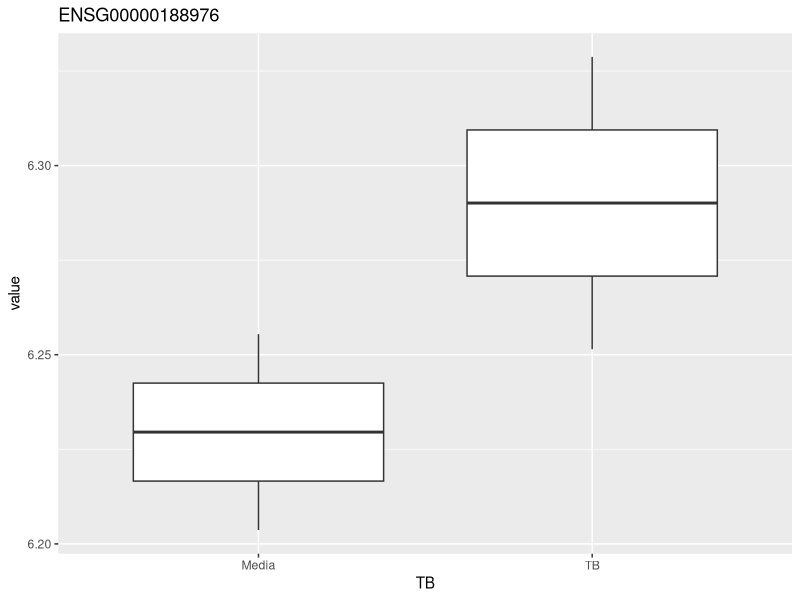
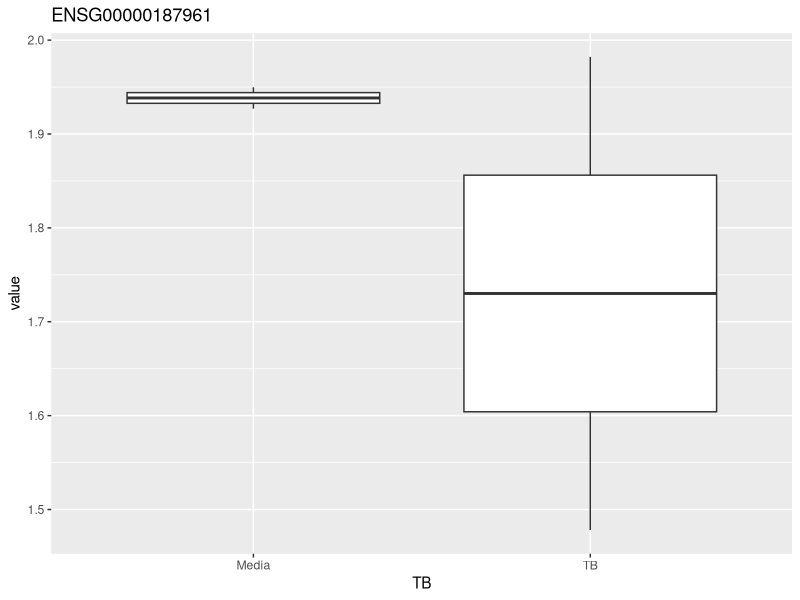
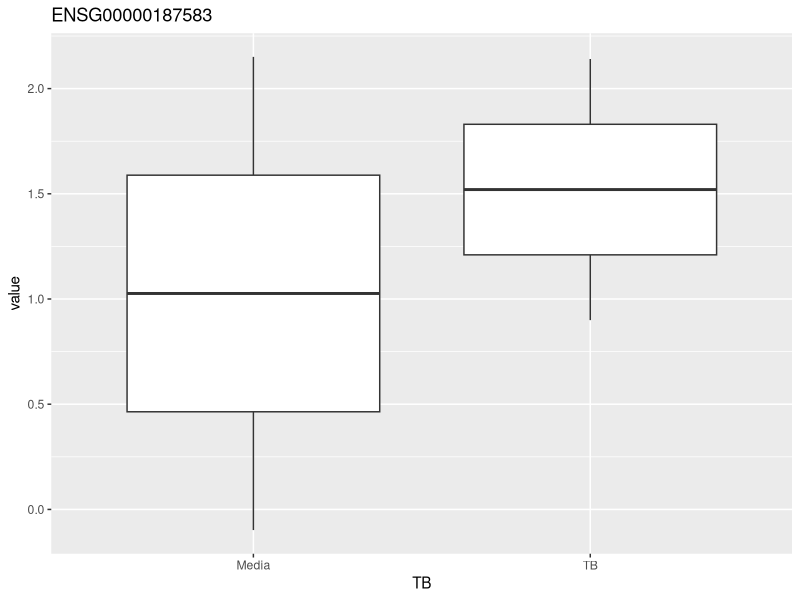
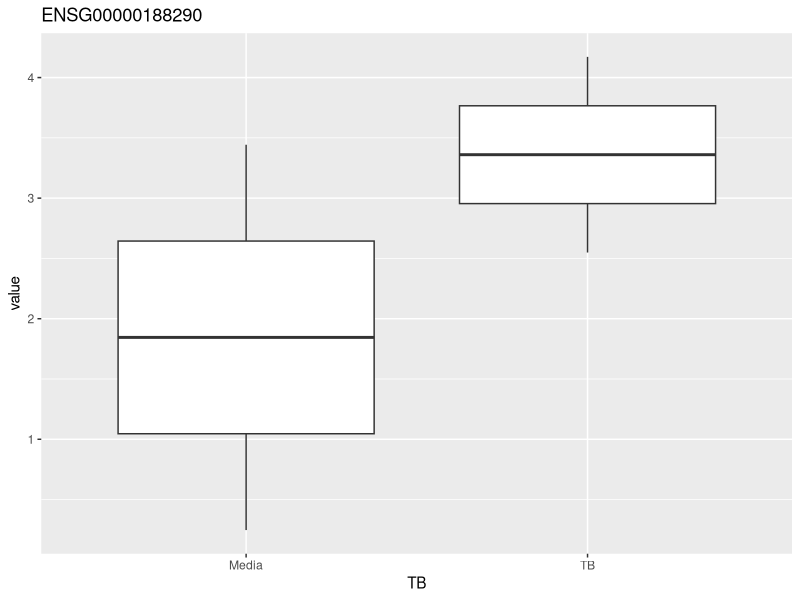
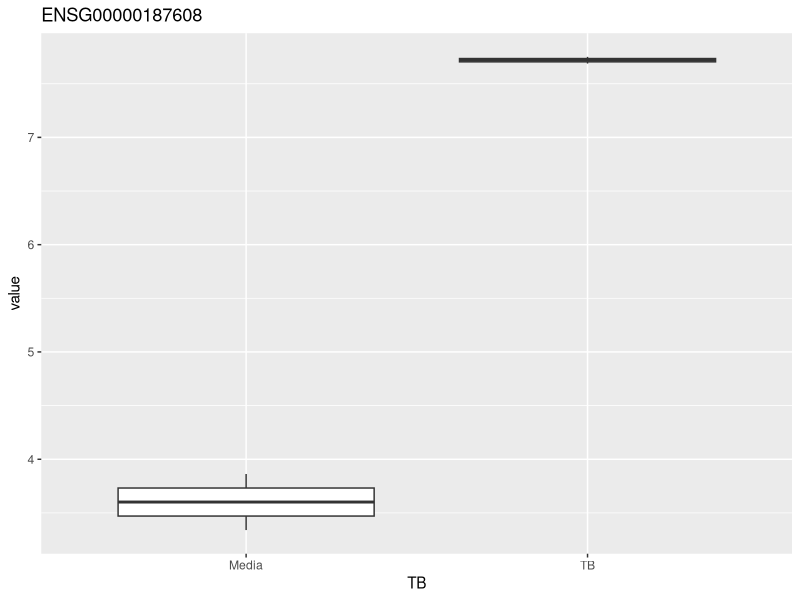
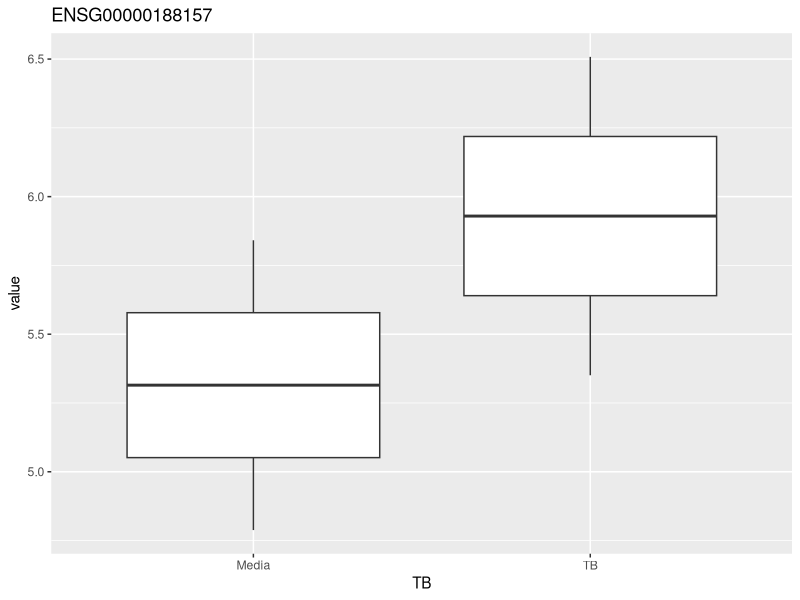
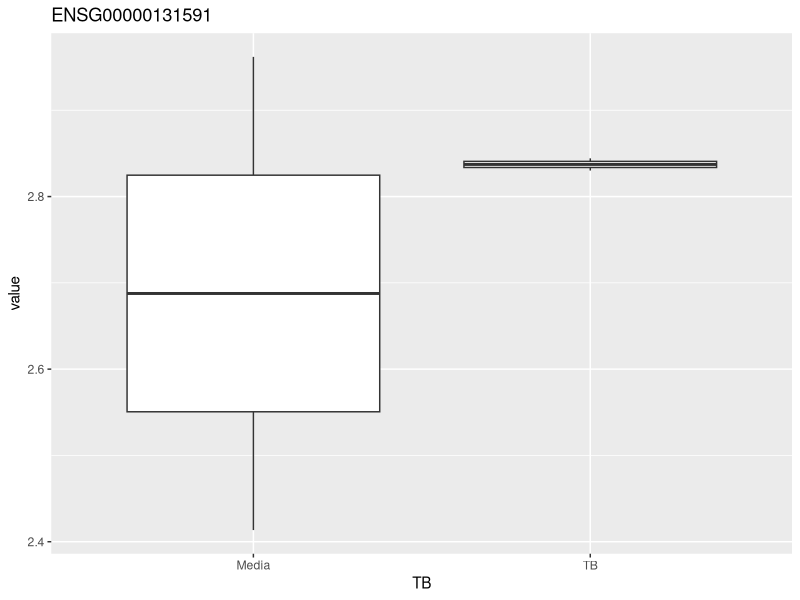
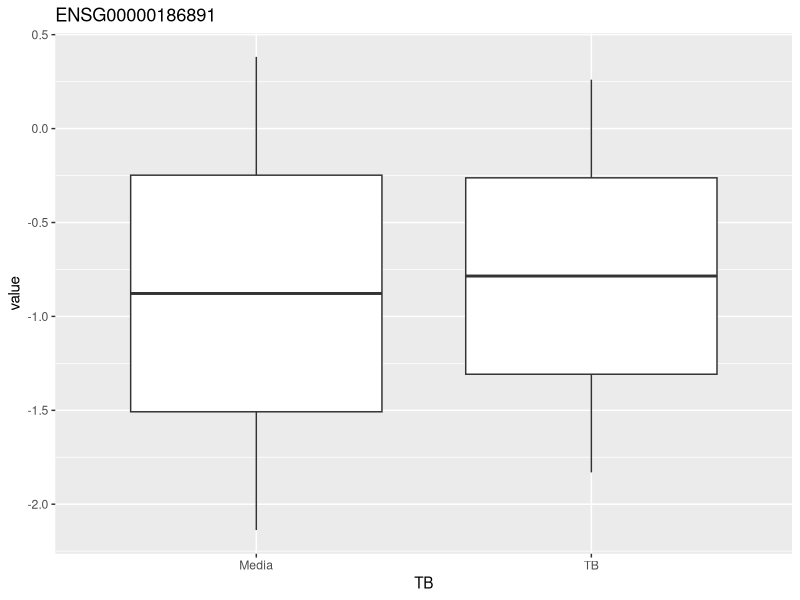

Generate these figures, in order, with R:
###### Setup #####
library(tidyverse)

#Load data
dat <- read_csv('data/counts_sub.csv')
#Create matrix format
dat.mat <- dat %>% 
  column_to_rownames("geneName") %>% 
  as.matrix()

#### Apply family functions ####
# apply() for mat and df
# lapply( ) for list
# mapply( ) for multivariate

##### Apply #####
# Some resources
# https://www.guru99.com/r-apply-sapply-tapply.html
# https://nicercode.github.io/guides/repeating-things/

# Syntax
# apply(data, MARGIN, FUNCTION)
# MARGIN=1 (rows), MARGIN=2 (columns), MARGIN=c(1,2) (both)
### How to remember MARGIN. In R, matrices are mat[rows, columns] with rows listed first (1) and columns second (2)

#find the mean expression of genes (rows) in each sample (columns)
apply(dat.mat, MARGIN = 2, FUN = mean)

#Save the result to a data frame
result <- as.data.frame(
  apply(dat.mat, MARGIN = 2, FUN = mean))

#find the mean expression of samples (columns) for each gene (rows) 
apply(dat.mat, MARGIN = 1, FUN = mean)

#apply to all unique combinations of row and column
#Mean does nothing since the mean of 1 number = that number
apply(dat.mat, MARGIN = c(1,2), FUN = mean)
#a better example, add 2 to every value
apply(dat.mat, MARGIN = c(1,2), FUN = function(x) x+2)

##### Summarize #####
# great when you already need to manipulate your data with the tidyverse
# good for data that is not already formatted to work with apply across rows or columns

#find the mean expression of genes (rows) in each sample (columns)
dat %>% 
  #Convert to long format
  pivot_longer(-geneName, names_to = "sampID", values_to = "count") %>% 
  #calculate mean for each sampID
  group_by(sampID) %>% 
  summarize(mean.count = mean(count))

#find the mean expression of genes (rows) in Media vs TB
dat %>% 
  #Convert to long format
  pivot_longer(-geneName, names_to = "sampID", values_to = "count") %>% 
  #separate sampID names into metadata
  separate(sampID, into=c("ptID","cell","TB"), sep="_") %>% 
  #calculate mean for each TB group (e.g. media vs. TB)
  group_by(TB) %>% 
  summarize(mean.count = mean(count))

##### Other summarize functions #####
#find the mean expression of genes (rows) in each sample (columns)
#Summarize only at specific variables (columns)
dat %>% 
  summarize_at(vars(AM10_AM_Media, AM10_AM_TB), mean)

#summarize all columns except geneName
dat %>% 
  summarize_at(vars(-geneName), mean)

#summarize all numeric columns
dat %>% 
  summarize_if(is.numeric, mean)

##### For loops #####
#Syntax

# for(something in something_else){
# DO STUFF to something
# }

## Simplest loop
#Make blank df to hold loop results
result <- data.frame()

#Loop through each column and calculate mean
for(i in 1:4){
  print(i)
  
  dat.sub <- dat.mat[ , i]
  #print(dat.sub)
  
  result.temp <- mean(dat.sub)
  #print(result.temp)
  
  result <- rbind(result, result.temp)
}
#Add names to result
result$sampID <- colnames(dat.mat)
# DANGER! Can cause mislabels!! You have to be 100% sure the order of the result data frame and whatever you're using as names is the same
# See below for a better way!

## Better naming
result <- data.frame()
for(sample in colnames(dat.mat)){
  print(sample)
  
  dat.sub <- dat.mat[ , sample]
  #print(dat.sub)
  #print(colnames(dat.sub))
  
  result.temp <- mean(dat.sub)
  #print(result.temp)
  
  # create a df with the sampID already in there
  result.temp.df <- data.frame(mean = result.temp,
                              sampID = sample)
  #print(result.temp.df)
  
  result <- rbind(result, result.temp.df)
}

## For real (shorter)
result <- data.frame()
for(sample in colnames(dat.mat)){
  result.temp.df <- data.frame(mean = mean(dat.mat[ , sample]),
                               sampID = sample)

  result <- rbind(result, result.temp.df)
}

##### plotting plots #####
#plot a boxplot of each gene media vs TB

for(gene in dat$geneName){
  plot <- dat %>% 
    #Filter to gene of interest
    filter(geneName == gene) %>% 
    #Convert to long format
    pivot_longer(-geneName) %>% 
    #Separate sample names into metadata
    separate(name, into=c("ptID","cell","TB"), sep="_") %>% 
    
    #plot
    ggplot(aes(x = TB, y = value)) +
    geom_boxplot() +
    #add title with gene name
    ggtitle(gene)
  
  #Save plot
  ## using showWarnings=FALSE means this won't fail if the folder already exists
  dir.create("figures/", showWarnings = FALSE)
  ## Create a dynamic file name based on the gene name
  filename <- paste("figures/", gene, ".pdf", sep="")
  ## save
  ggsave(filename, plot)
}

#### Create custom function ####
# Syntax

# function.name <- function(parameter1=..., parameter2=...){
#   STUFF
#  }

#Use
# source("Rscript.with.function.R")
# function.name(parameter1 = x, parameter2 = y)

#Can even source directly from GitHub. Make sure to use the RAW url
# source("https://raw.githubusercontent.com/kdillmcfarland/R_bioinformatic_scripts/master/SNP.model.fxn.R")

plot.fxn <- function(input){
  #Make sure the data are formatted correctly
  if(is.data.frame(input)){
    print("Data are data frame. Continuing...")
  } else if(is.matrix(input)){
    print("Data are matrix. Reformatting.")
    
    input <- as.data.frame(input) %>% 
      rownames_to_column("geneName")
  } else {
    stop("Data are not data frame or matrix. Please correct.")
  }
  
  for(gene in input$geneName){
    plot <- dat %>% 
      #Filter to gene of interest
      filter(geneName == gene) %>% 
      #Convert to long format
      pivot_longer(-geneName) %>% 
      #Separate sample names into metadata
      separate(name, into=c("ptID","cell","TB"), sep="_") %>% 
      
      #plot
      ggplot(aes(x = TB, y = value)) +
      geom_boxplot() +
      #add title with gene name
      ggtitle(gene)
    
    #Save plot
    ## using showWarnings=FALSE means this won't fail if the folder already exists
    dir.create("figures/", showWarnings = FALSE)
    ## Create a dynamic file name based on the gene name
    filename <- paste("figures/", gene, ".pdf", sep="")
    ## save
    ggsave(filename, plot)
  
}}

#Now it works on both!
plot.fxn(dat)
plot.fxn(dat.mat)

#### Parallel processing loops ####
#for combining parallel results
library(data.table)
#For parallel computing
library(doParallel)
library(foreach)
registerDoParallel(cores=2)
#For getting model results
library(broom)

#Syntax
# foreach(something = something_else) %dopar% {
# STUFF done to something
#  }

#results as list of data frames

#Create blank list to hold results
result <- list()

result <- foreach(gene = dat$geneName) %dopar% {
  result <- dat %>% 
    #format data
    filter(geneName == gene) %>% 
    pivot_longer(-geneName) %>% 
    separate(name, into = c("ptID","cell","TB"), sep="_") %>% 
    #Run ANOVA
    aov(value ~ TB, data=.) %>% 
    #Get results table
    broom::tidy() %>% 
    #Add column with gene name
    mutate(geneName = gene)
    #Note that I forgot to remove this in the workshop but you don't need it once the foreach loop is directed to "result"
    # bind_rows(., result)
}

#Combine list of dfs into 1 df result
result <- data.frame()

result <- data.table::rbindlist(
  foreach(gene = dat$geneName) %dopar% {
    result <- dat %>% 
      #format data
      filter(geneName == gene) %>% 
      pivot_longer(-geneName) %>% 
      separate(name, into = c("ptID","cell","TB"), sep="_") %>% 
      #Run ANOVA
      aov(value ~ TB, data=.) %>% 
      #Get results table
      broom::tidy() %>% 
      #Add column with gene name
      mutate(geneName = gene)
})

